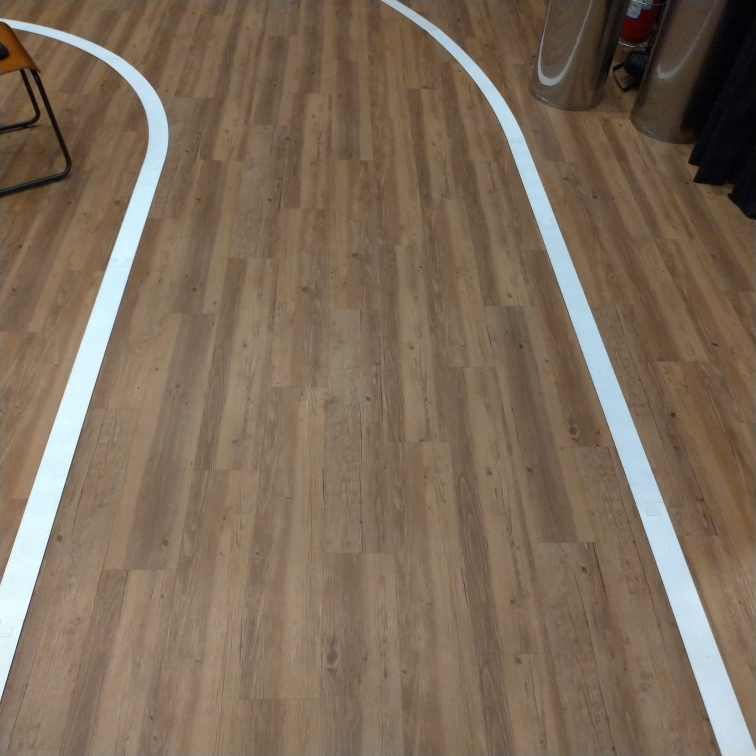
#> input picture Data/Image/Lane/Pista033.jpeg, 1512 x 1512 px (shown at 1/2 size)
$ python -i Metodo_Aila.py   (imports and definitions only)   (older library calls are emulated)
#> lines starting #> are read from the running program, lines starting #| are printed output that depends on the picture; after the words box and inside, x2 and y2 are one past the last pixel; in counts of white or black regions, pixels touching at a corner belong together
#> further down, picture is the input picture: shape (1512, 1512, 3); mean B, G, R 89.5, 107.2, 124.8
### Edge_detection.py
import cv2  # Import the OpenCV library to enable computer vision
import numpy as np  # Import the NumPy scientific computing library


# Author: Addison Sears-Collins
# https://automaticaddison.com
# Description: A collection of methods to detect help with edge detection

# [31 lines left out: function binary_array, not called in this run]


def blur_gaussian(channel, ksize=3):
    """
    Implementation for Gaussian blur to reduce noise and detail in the image

    :param image: 2D or 3D array to be blurred
    :param ksize: Size of the small matrix (i.e. kernel) used to blur
                  i.e. number of rows and number of columns
    :return: Blurred 2D image
    """
    return cv2.GaussianBlur(channel, (ksize, ksize), 0)


# [47 lines left out: functions mag_thresh, sobel, not called in this run]


def threshold(channel, thresh=(128, 255), thresh_type=cv2.THRESH_BINARY):
    """
    Apply a threshold to the input channel

    :param channel: 2D array of the channel data of an image/video frame
    :param thresh: 2D tuple of min and max threshold values
    :param thresh_type: The technique of the threshold to apply
    :return: Two outputs are returned:
               ret:Threshold that was used
               thresholded_image: 2D thresholded data.
    """
    # If pixel intensity is greater than thresh[0], make that value
    # white (255), else set it to black (0)
    return cv2.threshold(channel, thresh[0], thresh[1], thresh_type)

### Metodo_Aila.py
import time
import cv2
import numpy as np
import Edge_detection as edge
import matplotlib.pyplot as plt
from ultralytics import YOLO


class Lane:
    def __init__(self, orig_frame):

        # Isolando as faixas
        self.orig_frame = orig_frame
        self.rs_binary = None
        self.lane_line_markings = None

        # Plotar o ROI
        self.roi_points = np.float32([

            (0, 410),
            (0, 430),
            (640, 430),
            (640, 410)
        ])

        #(0, 410),
        #(0, 430),
        #(640, 430),
        #(640, 410)

        self.roi_pointsAux = np.float32([
            (0, 390),
            (0, 410),
            (640, 410),
            (640, 390)
        ])
        #(0, 390),
        #(0, 410),
        #(640, 410),
        #(640, 390)

        self.roi_pointsMD = np.float32([
             (0, 480),  # Top-left
             (63,287),  # Bottom-left
             (577, 287),  # Borron-right
             (640, 480)  # Top-right
        ])

        #Calibragem
        #(0, 480),
        #(142, 323),
        #(498, 323),
        #(640, 480)

        #Normal
        #(0, 480),  # Top-left
        #(63,287),  # Bottom-left
        #(577, 287),  # Borron-right
        #(640, 480)  # Top-right
        self.orig_image_size = self.orig_frame.shape[::-1][1:]
#> self.orig_image_size = (1512, 1512)

        width = self.orig_image_size[0]  # 640
#> width = 1512

        # ROI Principal
        self.transformation_matrix = None
        self.inv_transformation_matrix = None
        self.warped_frame = None

        # ROI Auxiliar
        self.transformation_matrixAux = None
        self.inv_transformation_matrixAux = None
        self.warped_frameAux = None

        # ROI Média Central
        self.transformation_matrixMD = None
        self.inv_transformation_matrixMD = None
        self.warped_frameMD = None

        self.padding = int(0.25 * width)
#> self.padding = 378
        self.orig_image_size = self.orig_frame.shape[::-1][1:]

        self.desire_roi_points = np.float32([
            [self.padding, 0],  # Top-left corner
            [self.padding, self.orig_image_size[1]],  # Bottom-left corner
            [self.orig_image_size[0] - self.padding, self.orig_image_size[1]],  # Bottom-right corner
            [self.orig_image_size[0] - self.padding, 0]  # Top-right corner
        ])

        # Histograma
        self.histogram = None
        self.histogramAux = None
        self.histogramMD = None

        # Janelas Deslizantes
        self.no_of_windows = 10
        self.margin = int((1 / 12) * width)  # Margem da largura da janela. Quanto menor o número mais largo a janela
#> self.margin = 126
        self.minpix = int((1 / 24) * width)  # Centraliza a próxima janela através da média pelo min de pixels
#> self.minpix = 63

        # Media Central
        self.mediax = None
        self.mediay = None
        self.faixaXEsqMD = None
        self.faixaXDirMD = None
        self.anguloMD = None

        # Variavel Aila
        self.left_current = None
        self.right_current = None
        self.base_currentAila = None

        self.left_baseAux = None
        self.right_currentAux = None
        self.base_currentAuxAila = None

        self.lefty_base = None
        self.righty_base = None

        self.lefty_baseAux = None
        self.righty_baseAux = None

        self.leftyMD = None
        self.rightyMD = None

        self.anguloEsquerda = None
        self.anguloDireita = None

        self.mediaEsquerda = None
        self.mediaDireita = None

        self.mediaMD = None

    def get_line_markings(self, frame=None, plot=False):

#> called with plot = False
        if frame is None:
            frame = self.orig_frame

        # Convertendo o video em frame de BGR para HLS
        hls = cv2.cvtColor(frame, cv2.COLOR_BGR2HLS)
#> hls: shape (1512, 1512, 3); mean of channels 0, 1, 2 22.3, 107.2, 58.9

        _, sxbinary = edge.threshold(hls[:, :, 1], thresh=(109, 255))
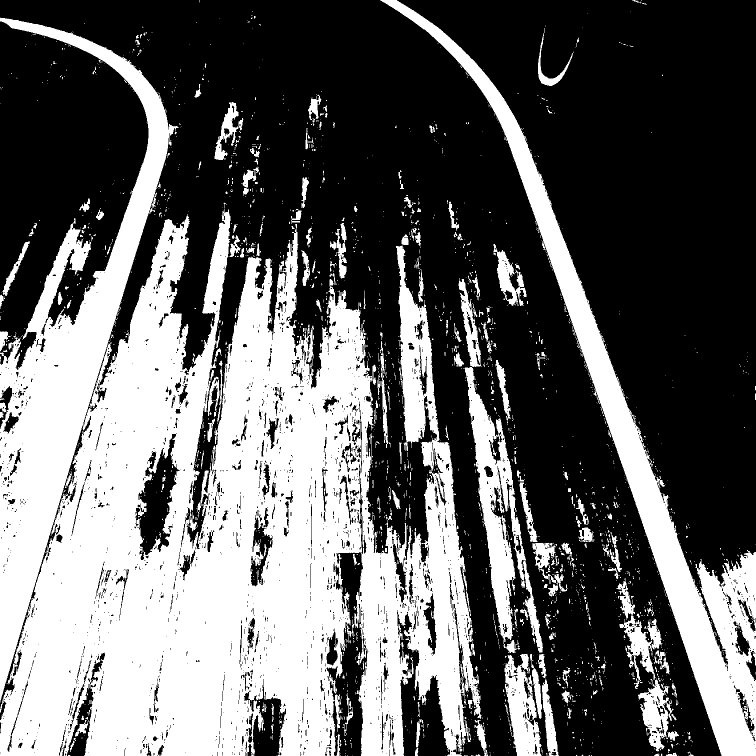
#> sxbinary: shape (1512, 1512) (shown at 1/2 size); 39.2% white; 2263 white regions (1965 under 20 px), largest, box (x1, y1, x2, y2) and area: (0, 35, 963, 1512) 700995, (760, 0, 1512, 1512) 97983, (929, 734, 1086, 1306) 24625
        sxbinary = edge.blur_gaussian(sxbinary, ksize=3)
        s_channel = hls[:, :, 2]  # Captando apenas o canal de saturação
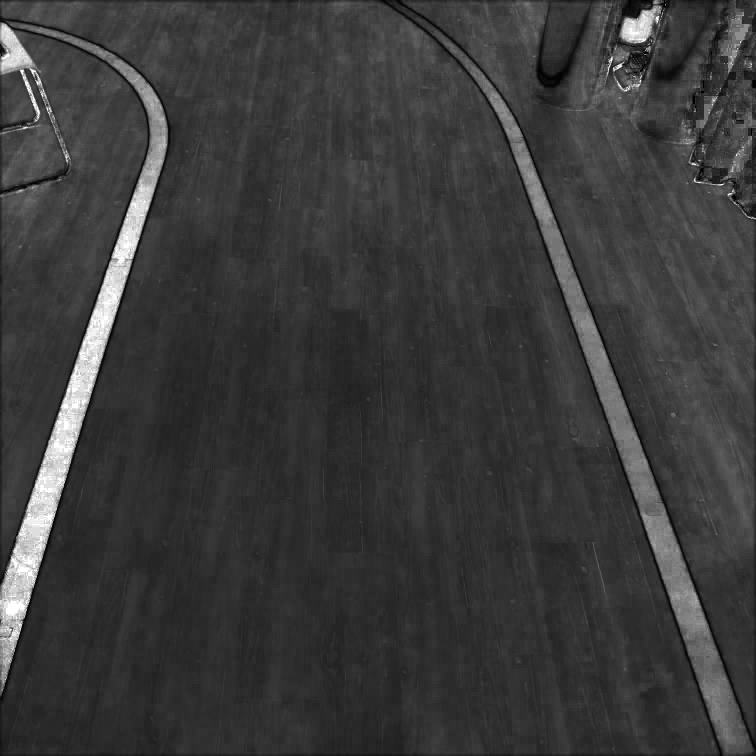
#> s_channel: shape (1512, 1512) (shown at 1/2 size); min 0, max 255, mean 58.9
        _, s_binary = edge.threshold(s_channel, (146, 255))
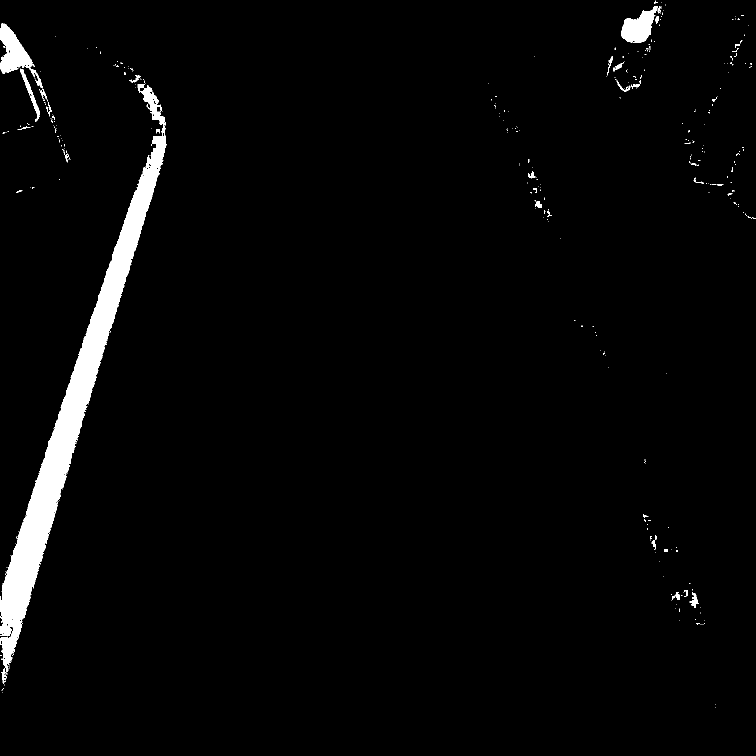
#> s_binary: shape (1512, 1512) (shown at 1/2 size); 2.7% white; 379 white regions (339 under 20 px), largest, box (x1, y1, x2, y2) and area: (0, 168, 334, 1346) 50192, (0, 47, 70, 147) 3542, (1243, 12, 1315, 86) 3012
        _, r_thresh = edge.threshold(frame[:, :, 2], thresh=(77, 255))
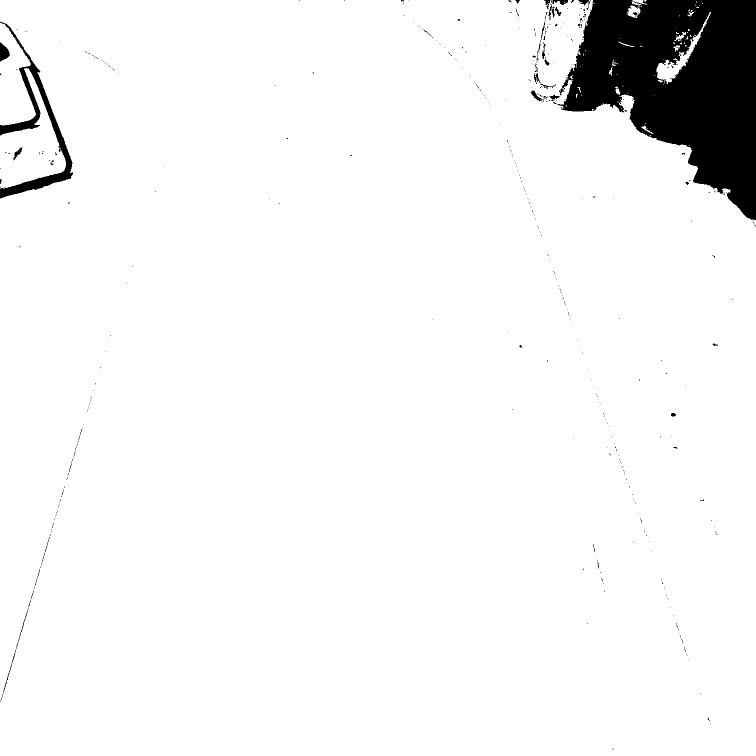
#> r_thresh: shape (1512, 1512) (shown at 1/2 size); 95% white; 469 black regions (434 under 20 px), largest, box (x1, y1, x2, y2) and area: (1115, 0, 1512, 441) 102980, (0, 43, 146, 397) 8077, (0, 85, 20, 123) 486
        self.rs_binary = cv2.bitwise_and(s_binary, r_thresh)
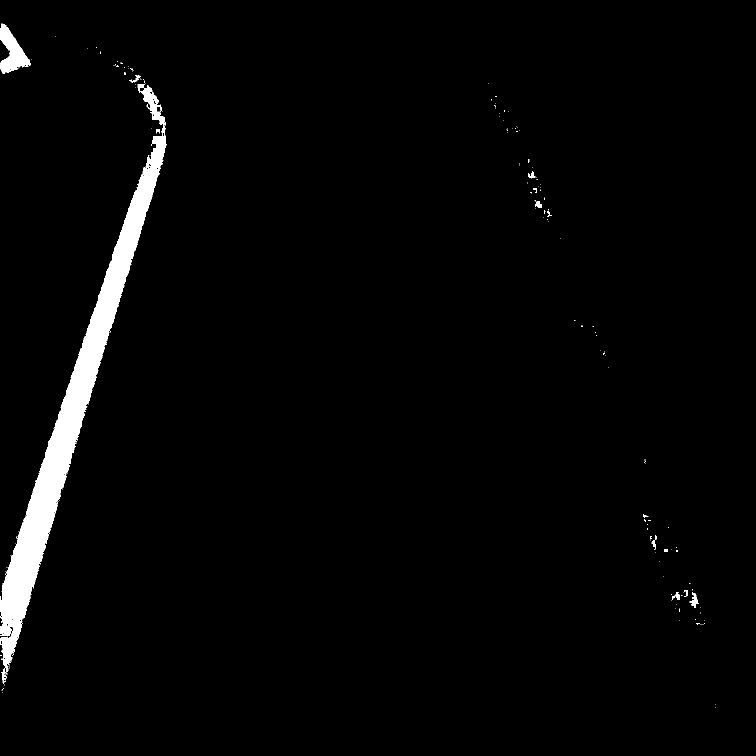
#> self.rs_binary: shape (1512, 1512) (shown at 1/2 size); 2.4% white; 194 white regions (178 under 20 px), largest, box (x1, y1, x2, y2) and area: (0, 168, 334, 1346) 50192, (0, 47, 62, 147) 2948, (1379, 1185, 1398, 1216) 241
        self.lane_line_markings = cv2.bitwise_or(self.rs_binary, sxbinary.astype(np.uint8))
        if plot == True:
            cv2.imshow('img', self.lane_line_markings)

    # [387 lines left out: functions plot_roi, perspective_transform, calculate_histogram, histogram_peak, get_lane_line_indices_sliding_windowns, plotMediaCentral and 3 more, not called in this run]

>>> import cv2
>>> picture = cv2.imread('Data/Image/Lane/Pista033.jpeg')
>>> result = Lane(picture).get_line_markings()
